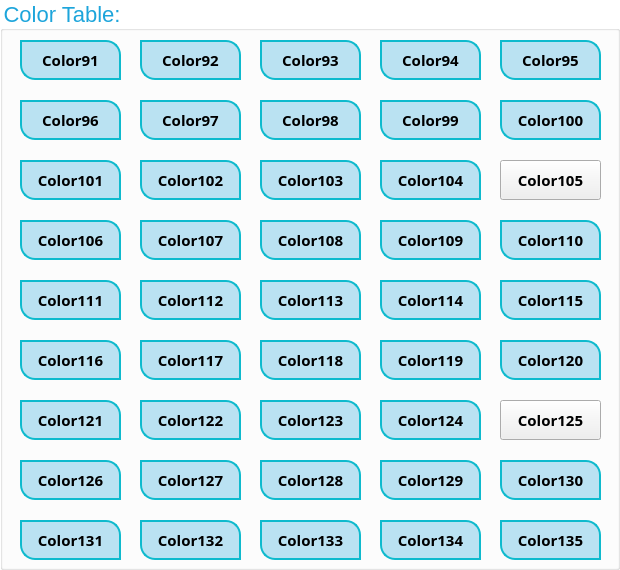
  <widget class="QGroupBox" name="groupBox_3">
   <property name="geometry">
    <rect>
     <x>700</x>
     <y>70</y>
     <width>620</width>
     <height>570</height>
    </rect>
   </property>
   <property name="styleSheet">
    <string notr="true">QGroupBox{
font-size:22px;
color:rgb(29, 165, 219);
background:transparent;
}</string>
   </property>
   <property name="title">
    <string>Color Table:</string>
   </property>
   <widget class="QPushButton" name="pushButtonColor121">
    <property name="geometry">
     <rect>
      <x>20</x>
      <y>400</y>
      <width>101</width>
      <height>40</height>
     </rect>
    </property>
    <property name="font">
     <font>
      <family>Agency FB</family>
      <pointsize>11</pointsize>
      <weight>75</weight>
      <bold>true</bold>
     </font>
    </property>
    <property name="styleSheet">
     <string notr="true">QPushButton{
border:2px solid #0fbacd;
border-top-right-radius: 15px;
border-bottom-left-radius: 15px;
color:rgb(219	,48	, 0);
ont-size:22px;
background:rgba(29, 165, 219, 0.3);
}</string>
    </property>
    <property name="text">
     <string>Color121</string>
    </property>
   </widget>
   <widget class="QPushButton" name="pushButtonColor132">
    <property name="geometry">
     <rect>
      <x>140</x>
      <y>520</y>
      <width>101</width>
      <height>40</height>
     </rect>
    </property>
    <property name="font">
     <font>
      <family>Agency FB</family>
      <pointsize>11</pointsize>
      <weight>75</weight>
      <bold>true</bold>
     </font>
    </property>
    <property name="styleSheet">
     <string notr="true">QPushButton{
border:2px solid #0fbacd;
border-top-right-radius: 15px;
border-bottom-left-radius: 15px;
color:rgb(3	,59	, 162 );
ont-size:22px;
background:rgba(29, 165, 219, 0.3);
}</string>
    </property>
    <property name="text">
     <string>Color132</string>
    </property>
   </widget>
   <widget class="QPushButton" name="pushButtonColor130">
    <property name="geometry">
     <rect>
      <x>500</x>
      <y>460</y>
      <width>101</width>
      <height>40</height>
     </rect>
    </property>
    <property name="font">
     <font>
      <family>Agency FB</family>
      <pointsize>11</pointsize>
      <weight>75</weight>
      <bold>true</bold>
     </font>
    </property>
    <property name="styleSheet">
     <string notr="true">QPushButton{
border:2px solid #0fbacd;
border-top-right-radius: 15px;
border-bottom-left-radius: 15px;
color:rgb(8	,25	, 144);
ont-size:22px;
background:rgba(29, 165, 219, 0.3);
}</string>
    </property>
    <property name="text">
     <string>Color130</string>
    </property>
   </widget>
   <widget class="QPushButton" name="pushButtonColor108">
    <property name="geometry">
     <rect>
      <x>260</x>
      <y>220</y>
      <width>101</width>
      <height>40</height>
     </rect>
    </property>
    <property name="font">
     <font>
      <family>Agency FB</family>
      <pointsize>11</pointsize>
      <weight>75</weight>
      <bold>true</bold>
     </font>
    </property>
    <property name="styleSheet">
     <string notr="true">QPushButton{
border:2px solid #0fbacd;
border-top-right-radius: 15px;
border-bottom-left-radius: 15px;
color:rgb(158	,255, 	0);
ont-size:22px;
background:rgba(29, 165, 219, 0.3);
}</string>
    </property>
    <property name="text">
     <string>Color108</string>
    </property>
   </widget>
   <widget class="QPushButton" name="pushButtonColor117">
    <property name="geometry">
     <rect>
      <x>140</x>
      <y>340</y>
      <width>101</width>
      <height>40</height>
     </rect>
    </property>
    <property name="font">
     <font>
      <family>Agency FB</family>
      <pointsize>11</pointsize>
      <weight>75</weight>
      <bold>true</bold>
     </font>
    </property>
    <property name="styleSheet">
     <string notr="true">QPushButton{
border:2px solid #0fbacd;
border-top-right-radius: 15px;
border-bottom-left-radius: 15px;
color:rgb(255	,140, 	0);
ont-size:22px;
background:rgba(29, 165, 219, 0.3);
}</string>
    </property>
    <property name="text">
     <string>Color117</string>
    </property>
   </widget>
   <widget class="QPushButton" name="pushButtonColor94">
    <property name="geometry">
     <rect>
      <x>380</x>
      <y>40</y>
      <width>101</width>
      <height>40</height>
     </rect>
    </property>
    <property name="font">
     <font>
      <family>Agency FB</family>
      <pointsize>11</pointsize>
      <weight>75</weight>
      <bold>true</bold>
     </font>
    </property>
    <property name="styleSheet">
     <string notr="true">QPushButton{
border:2px solid #0fbacd;
border-top-right-radius: 15px;
border-bottom-left-radius: 15px;
color:rgb(27	,255, 	255);
ont-size:22px;
background:rgba(29, 165, 219, 0.3);
}</string>
    </property>
    <property name="text">
     <string>Color94</string>
    </property>
   </widget>
   <widget class="QPushButton" name="pushButtonColor105">
    <property name="geometry">
     <rect>
      <x>500</x>
      <y>160</y>
      <width>101</width>
      <height>40</height>
     </rect>
    </property>
    <property name="font">
     <font>
      <family>Agency FB</family>
      <pointsize>11</pointsize>
      <weight>75</weight>
      <bold>true</bold>
     </font>
    </property>
    <property name="styleSheet">
     <string notr="true">QPushButton{
border:2px solid #0fbacd;
border-top-right-radius: 15px;
border-bottom-left-radius: 15px;
color:rgb(86	,255, 	0);
ont-size:22px;
background:rgba(29, 165, 219, 0.3);
}46	,255, 	19</string>
    </property>
    <property name="text">
     <string>Color105</string>
    </property>
   </widget>
   <widget class="QPushButton" name="pushButtonColor120">
    <property name="geometry">
     <rect>
      <x>500</x>
      <y>340</y>
      <width>101</width>
      <height>40</height>
     </rect>
    </property>
    <property name="font">
     <font>
      <family>Agency FB</family>
      <pointsize>11</pointsize>
      <weight>75</weight>
      <bold>true</bold>
     </font>
    </property>
    <property name="styleSheet">
     <string notr="true">QPushButton{
border:2px solid #0fbacd;
border-top-right-radius: 15px;
border-bottom-left-radius: 15px;
color:rgb(231	,71	, 0);
ont-size:22px;
background:rgba(29, 165, 219, 0.3);
}</string>
    </property>
    <property name="text">
     <string>Color120</string>
    </property>
   </widget>
   <widget class="QPushButton" name="pushButtonColor128">
    <property name="geometry">
     <rect>
      <x>260</x>
      <y>460</y>
      <width>101</width>
      <height>40</height>
     </rect>
    </property>
    <property name="font">
     <font>
      <family>Agency FB</family>
      <pointsize>11</pointsize>
      <weight>75</weight>
      <bold>true</bold>
     </font>
    </property>
    <property name="styleSheet">
     <string notr="true">QPushButton{
border:2px solid #0fbacd;
border-top-right-radius: 15px;
border-bottom-left-radius: 15px;
color:rgb(35	,25	, 108);
ont-size:22px;
background:rgba(29, 165, 219, 0.3);
}</string>
    </property>
    <property name="text">
     <string>Color128</string>
    </property>
   </widget>
   <widget class="QPushButton" name="pushButtonColor99">
    <property name="geometry">
     <rect>
      <x>380</x>
      <y>100</y>
      <width>101</width>
      <height>40</height>
     </rect>
    </property>
    <property name="font">
     <font>
      <family>Agency FB</family>
      <pointsize>11</pointsize>
      <weight>75</weight>
      <bold>true</bold>
     </font>
    </property>
    <property name="styleSheet">
     <string notr="true">QPushButton{
border:2px solid #0fbacd;
border-top-right-radius: 15px;
border-bottom-left-radius: 15px;
color:rgb(0	,255, 	115);
ont-size:22px;
background:rgba(29, 165, 219, 0.3);
}</string>
    </property>
    <property name="text">
     <string>Color99</string>
    </property>
   </widget>
   <widget class="QPushButton" name="pushButtonColor112">
    <property name="geometry">
     <rect>
      <x>140</x>
      <y>280</y>
      <width>101</width>
      <height>40</height>
     </rect>
    </property>
    <property name="font">
     <font>
      <family>Agency FB</family>
      <pointsize>11</pointsize>
      <weight>75</weight>
      <bold>true</bold>
     </font>
    </property>
    <property name="styleSheet">
     <string notr="true">QPushButton{
border:2px solid #0fbacd;
border-top-right-radius: 15px;
border-bottom-left-radius: 15px;
color:rgb(254	,255, 	0);
ont-size:22px;
background:rgba(29, 165, 219, 0.3);
}</string>
    </property>
    <property name="text">
     <string>Color112</string>
    </property>
   </widget>
   <widget class="QPushButton" name="pushButtonColor104">
    <property name="geometry">
     <rect>
      <x>380</x>
      <y>160</y>
      <width>101</width>
      <height>40</height>
     </rect>
    </property>
    <property name="font">
     <font>
      <family>Agency FB</family>
      <pointsize>11</pointsize>
      <weight>75</weight>
      <bold>true</bold>
     </font>
    </property>
    <property name="styleSheet">
     <string notr="true">QPushButton{
border:2px solid #0fbacd;
border-top-right-radius: 15px;
border-bottom-left-radius: 15px;
color:rgb(62	,255, 	0);
ont-size:22px;
background:rgba(29, 165, 219, 0.3);
}</string>
    </property>
    <property name="text">
     <string>Color104</string>
    </property>
   </widget>
   <widget class="QPushButton" name="pushButtonColor124">
    <property name="geometry">
     <rect>
      <x>380</x>
      <y>400</y>
      <width>101</width>
      <height>40</height>
     </rect>
    </property>
    <property name="font">
     <font>
      <family>Agency FB</family>
      <pointsize>11</pointsize>
      <weight>75</weight>
      <bold>true</bold>
     </font>
    </property>
    <property name="styleSheet">
     <string notr="true">QPushButton{
border:2px solid #0fbacd;
border-top-right-radius: 15px;
border-bottom-left-radius: 15px;
color:rgb(163	,25	, 36);
ont-size:22px;
background:rgba(29, 165, 219, 0.3);
}</string>
    </property>
    <property name="text">
     <string>Color124</string>
    </property>
   </widget>
   <widget class="QPushButton" name="pushButtonColor97">
    <property name="geometry">
     <rect>
      <x>140</x>
      <y>100</y>
      <width>101</width>
      <height>40</height>
     </rect>
    </property>
    <property name="font">
     <font>
      <family>Agency FB</family>
      <pointsize>11</pointsize>
      <weight>75</weight>
      <bold>true</bold>
     </font>
    </property>
    <property name="styleSheet">
     <string notr="true">QPushButton{
border:2px solid #0fbacd;
border-top-right-radius: 15px;
border-bottom-left-radius: 15px;
color:rgb(0	,255, 	171);
ont-size:22px;
background:rgba(29, 165, 219, 0.3);
}</string>
    </property>
    <property name="text">
     <string>Color97</string>
    </property>
   </widget>
   <widget class="QPushButton" name="pushButtonColor126">
    <property name="geometry">
     <rect>
      <x>20</x>
      <y>460</y>
      <width>101</width>
      <height>40</height>
     </rect>
    </property>
    <property name="font">
     <font>
      <family>Agency FB</family>
      <pointsize>11</pointsize>
      <weight>75</weight>
      <bold>true</bold>
     </font>
    </property>
    <property name="styleSheet">
     <string notr="true">QPushButton{
border:2px solid #0fbacd;
border-top-right-radius: 15px;
border-bottom-left-radius: 15px;
color:rgb(99	,25	, 72);
ont-size:22px;
background:rgba(29, 165, 219, 0.3);
}</string>
    </property>
    <property name="text">
     <string>Color126</string>
    </property>
   </widget>
   <widget class="QPushButton" name="pushButtonColor115">
    <property name="geometry">
     <rect>
      <x>500</x>
      <y>280</y>
      <width>101</width>
      <height>40</height>
     </rect>
    </property>
    <property name="font">
     <font>
      <family>Agency FB</family>
      <pointsize>11</pointsize>
      <weight>75</weight>
      <bold>true</bold>
     </font>
    </property>
    <property name="styleSheet">
     <string notr="true">QPushButton{
border:2px solid #0fbacd;
border-top-right-radius: 15px;
border-bottom-left-radius: 15px;
color:rgb(255	,186, 	0);
ont-size:22px;
background:rgba(29, 165, 219, 0.3);
}</string>
    </property>
    <property name="text">
     <string>Color115</string>
    </property>
   </widget>
   <widget class="QPushButton" name="pushButtonColor129">
    <property name="geometry">
     <rect>
      <x>380</x>
      <y>460</y>
      <width>101</width>
      <height>40</height>
     </rect>
    </property>
    <property name="font">
     <font>
      <family>Agency FB</family>
      <pointsize>11</pointsize>
      <weight>75</weight>
      <bold>true</bold>
     </font>
    </property>
    <property name="styleSheet">
     <string notr="true">QPushButton{
border:2px solid #0fbacd;
border-top-right-radius: 15px;
border-bottom-left-radius: 15px;
color:rgb(9	,25	, 126 );
ont-size:22px;
background:rgba(29, 165, 219, 0.3);
}</string>
    </property>
    <property name="text">
     <string>Color129</string>
    </property>
   </widget>
   <widget class="QPushButton" name="pushButtonColor131">
    <property name="geometry">
     <rect>
      <x>20</x>
      <y>520</y>
      <width>101</width>
      <height>40</height>
     </rect>
    </property>
    <property name="font">
     <font>
      <family>Agency FB</family>
      <pointsize>11</pointsize>
      <weight>75</weight>
      <bold>true</bold>
     </font>
    </property>
    <property name="styleSheet">
     <string notr="true">QPushButton{
border:2px solid #0fbacd;
border-top-right-radius: 15px;
border-bottom-left-radius: 15px;
color:rgb(6	,42	, 162);
ont-size:22px;
background:rgba(29, 165, 219, 0.3);
}</string>
    </property>
    <property name="text">
     <string>Color131</string>
    </property>
   </widget>
   <widget class="QPushButton" name="pushButtonColor127">
    <property name="geometry">
     <rect>
      <x>140</x>
      <y>460</y>
      <width>101</width>
      <height>40</height>
     </rect>
    </property>
    <property name="font">
     <font>
      <family>Agency FB</family>
      <pointsize>11</pointsize>
      <weight>75</weight>
      <bold>true</bold>
     </font>
    </property>
    <property name="styleSheet">
     <string notr="true">QPushButton{
border:2px solid #0fbacd;
border-top-right-radius: 15px;
border-bottom-left-radius: 15px;
color:rgb(67	,25	, 90);
ont-size:22px;
background:rgba(29, 165, 219, 0.3);
}</string>
    </property>
    <property name="text">
     <string>Color127</string>
    </property>
   </widget>
   <widget class="QPushButton" name="pushButtonColor135">
    <property name="geometry">
     <rect>
      <x>500</x>
      <y>520</y>
      <width>101</width>
      <height>40</height>
     </rect>
    </property>
    <property name="font">
     <font>
      <family>Agency FB</family>
      <pointsize>11</pointsize>
      <weight>75</weight>
      <bold>true</bold>
     </font>
    </property>
    <property name="styleSheet">
     <string notr="true">QPushButton{
border:2px solid #0fbacd;
border-top-right-radius: 15px;
border-bottom-left-radius: 15px;
color:rgb(3	,101, 	162 );
ont-size:22px;
background:rgba(29, 165, 219, 0.3);
}</string>
    </property>
    <property name="text">
     <string>Color135</string>
    </property>
   </widget>
   <widget class="QPushButton" name="pushButtonColor93">
    <property name="geometry">
     <rect>
      <x>260</x>
      <y>40</y>
      <width>101</width>
      <height>40</height>
     </rect>
    </property>
    <property name="font">
     <font>
      <family>Agency FB</family>
      <pointsize>11</pointsize>
      <weight>75</weight>
      <bold>true</bold>
     </font>
    </property>
    <property name="styleSheet">
     <string notr="true">QPushButton{
border:2px solid #0fbacd;
border-top-right-radius: 15px;
border-bottom-left-radius: 15px;
color:rgb(39	,255, 	255);
ont-size:22px;
background:rgba(29, 165, 219, 0.3);
}</string>
    </property>
    <property name="text">
     <string>Color93</string>
    </property>
   </widget>
   <widget class="QPushButton" name="pushButtonColor103">
    <property name="geometry">
     <rect>
      <x>260</x>
      <y>160</y>
      <width>101</width>
      <height>40</height>
     </rect>
    </property>
    <property name="font">
     <font>
      <family>Agency FB</family>
      <pointsize>11</pointsize>
      <weight>75</weight>
      <bold>true</bold>
     </font>
    </property>
    <property name="styleSheet">
     <string notr="true">QPushButton{
border:2px solid #0fbacd;
border-top-right-radius: 15px;
border-bottom-left-radius: 15px;
color:rgb(38	,255, 	3);
ont-size:22px;
background:rgba(29, 165, 219, 0.3);
}</string>
    </property>
    <property name="text">
     <string>Color103</string>
    </property>
   </widget>
   <widget class="QPushButton" name="pushButtonColor98">
    <property name="geometry">
     <rect>
      <x>260</x>
      <y>100</y>
      <width>101</width>
      <height>40</height>
     </rect>
    </property>
    <property name="font">
     <font>
      <family>Agency FB</family>
      <pointsize>11</pointsize>
      <weight>75</weight>
      <bold>true</bold>
     </font>
    </property>
    <property name="styleSheet">
     <string notr="true">QPushButton{
border:2px solid #0fbacd;
border-top-right-radius: 15px;
border-bottom-left-radius: 15px;
color:rgb(0	,255, 	143 );
ont-size:22px;
background:rgba(29, 165, 219, 0.3);
}</string>
    </property>
    <property name="text">
     <string>Color98</string>
    </property>
   </widget>
   <widget class="QPushButton" name="pushButtonColor111">
    <property name="geometry">
     <rect>
      <x>20</x>
      <y>280</y>
      <width>101</width>
      <height>40</height>
     </rect>
    </property>
    <property name="font">
     <font>
      <family>Agency FB</family>
      <pointsize>11</pointsize>
      <weight>75</weight>
      <bold>true</bold>
     </font>
    </property>
    <property name="styleSheet">
     <string notr="true">QPushButton{
border:2px solid #0fbacd;
border-top-right-radius: 15px;
border-bottom-left-radius: 15px;
color:rgb(230	,255, 	0);
ont-size:22px;
background:rgba(29, 165, 219, 0.3);
}</string>
    </property>
    <property name="text">
     <string>Color111</string>
    </property>
   </widget>
   <widget class="QPushButton" name="pushButtonColor102">
    <property name="geometry">
     <rect>
      <x>140</x>
      <y>160</y>
      <width>101</width>
      <height>40</height>
     </rect>
    </property>
    <property name="font">
     <font>
      <family>Agency FB</family>
      <pointsize>11</pointsize>
      <weight>75</weight>
      <bold>true</bold>
     </font>
    </property>
    <property name="styleSheet">
     <string notr="true">QPushButton{
border:2px solid #0fbacd;
border-top-right-radius: 15px;
border-bottom-left-radius: 15px;
color:rgb(4	,255, 	31);
ont-size:22px;
background:rgba(29, 165, 219, 0.3);
}</string>
    </property>
    <property name="text">
     <string>Color102</string>
    </property>
   </widget>
   <widget class="QPushButton" name="pushButtonColor114">
    <property name="geometry">
     <rect>
      <x>380</x>
      <y>280</y>
      <width>101</width>
      <height>40</height>
     </rect>
    </property>
    <property name="font">
     <font>
      <family>Agency FB</family>
      <pointsize>11</pointsize>
      <weight>75</weight>
      <bold>true</bold>
     </font>
    </property>
    <property name="styleSheet">
     <string notr="true">QPushButton{
border:2px solid #0fbacd;
border-top-right-radius: 15px;
border-bottom-left-radius: 15px;
color:rgb(255	,209, 	0);
ont-size:22px;
background:rgba(29, 165, 219, 0.3);
}</string>
    </property>
    <property name="text">
     <string>Color114</string>
    </property>
   </widget>
   <widget class="QPushButton" name="pushButtonColor110">
    <property name="geometry">
     <rect>
      <x>500</x>
      <y>220</y>
      <width>101</width>
      <height>40</height>
     </rect>
    </property>
    <property name="font">
     <font>
      <family>Agency FB</family>
      <pointsize>11</pointsize>
      <weight>75</weight>
      <bold>true</bold>
     </font>
    </property>
    <property name="styleSheet">
     <string notr="true">QPushButton{
border:2px solid #0fbacd;
border-top-right-radius: 15px;
border-bottom-left-radius: 15px;
color:rgb(206	,255, 	0 );
ont-size:22px;
background:rgba(29, 165, 219, 0.3);
}</string>
    </property>
    <property name="text">
     <string>Color110</string>
    </property>
   </widget>
   <widget class="QPushButton" name="pushButtonColor118">
    <property name="geometry">
     <rect>
      <x>260</x>
      <y>340</y>
      <width>101</width>
      <height>40</height>
     </rect>
    </property>
    <property name="font">
     <font>
      <family>Agency FB</family>
      <pointsize>11</pointsize>
      <weight>75</weight>
      <bold>true</bold>
     </font>
    </property>
    <property name="styleSheet">
     <string notr="true">QPushButton{
border:2px solid #0fbacd;
border-top-right-radius: 15px;
border-bottom-left-radius: 15px;
color:rgb(255	,117, 	0 );
ont-size:22px;
background:rgba(29, 165, 219, 0.3);
}</string>
    </property>
    <property name="text">
     <string>Color118</string>
    </property>
   </widget>
   <widget class="QPushButton" name="pushButtonColor116">
    <property name="geometry">
     <rect>
      <x>20</x>
      <y>340</y>
      <width>101</width>
      <height>40</height>
     </rect>
    </property>
    <property name="font">
     <font>
      <family>Agency FB</family>
      <pointsize>11</pointsize>
      <weight>75</weight>
      <bold>true</bold>
     </font>
    </property>
    <property name="styleSheet">
     <string notr="true">QPushButton{
border:2px solid #0fbacd;
border-top-right-radius: 15px;
border-bottom-left-radius: 15px;
color:rgb(255	,163, 	0);
ont-size:22px;
background:rgba(29, 165, 219, 0.3);
}</string>
    </property>
    <property name="text">
     <string>Color116</string>
    </property>
   </widget>
   <widget class="QPushButton" name="pushButtonColor100">
    <property name="geometry">
     <rect>
      <x>500</x>
      <y>100</y>
      <width>101</width>
      <height>40</height>
     </rect>
    </property>
    <property name="font">
     <font>
      <family>Agency FB</family>
      <pointsize>11</pointsize>
      <weight>75</weight>
      <bold>true</bold>
     </font>
    </property>
    <property name="styleSheet">
     <string notr="true">QPushButton{
border:2px solid #0fbacd;
border-top-right-radius: 15px;
border-bottom-left-radius: 15px;
color:rgb(0	,255, 	87 );
ont-size:22px;
background:rgba(29, 165, 219, 0.3);
}</string>
    </property>
    <property name="text">
     <string>Color100</string>
    </property>
   </widget>
   <widget class="QPushButton" name="pushButtonColor134">
    <property name="geometry">
     <rect>
      <x>380</x>
      <y>520</y>
      <width>101</width>
      <height>40</height>
     </rect>
    </property>
    <property name="font">
     <font>
      <family>Agency FB</family>
      <pointsize>11</pointsize>
      <weight>75</weight>
      <bold>true</bold>
     </font>
    </property>
    <property name="styleSheet">
     <string notr="true">QPushButton{
border:2px solid #0fbacd;
border-top-right-radius: 15px;
border-bottom-left-radius: 15px;
color:rgb(3	,93	, 162);
ont-size:22px;
background:rgba(29, 165, 219, 0.3);
}</string>
    </property>
    <property name="text">
     <string>Color134</string>
    </property>
   </widget>
   <widget class="QPushButton" name="pushButtonColor125">
    <property name="geometry">
     <rect>
      <x>500</x>
      <y>400</y>
      <width>101</width>
      <height>40</height>
     </rect>
    </property>
    <property name="font">
     <font>
      <family>Agency FB</family>
      <pointsize>11</pointsize>
      <weight>75</weight>
      <bold>true</bold>
     </font>
    </property>
    <property name="styleSheet">
     <string notr="true">QPushButton{
border:2px solid #0fbacd;
border-top-right-radius: 15px;
border-bottom-left-radius: 15px;
color:rgb(131	,25	, 54 );
ont-size:22px;
background:rgba(29, 165, 219, 0.3);
}163	,142, 	18</string>
    </property>
    <property name="text">
     <string>Color125</string>
    </property>
   </widget>
   <widget class="QPushButton" name="pushButtonColor91">
    <property name="geometry">
     <rect>
      <x>20</x>
      <y>40</y>
      <width>101</width>
      <height>40</height>
     </rect>
    </property>
    <property name="font">
     <font>
      <family>Agency FB</family>
      <pointsize>11</pointsize>
      <weight>75</weight>
      <bold>true</bold>
     </font>
    </property>
    <property name="styleSheet">
     <string notr="true">QPushButton{
border:2px solid #0fbacd;
border-top-right-radius: 15px;
border-bottom-left-radius: 15px;
color:rgb(63	,255, 	255);
ont-size:22px;
background:rgba(29, 165, 219, 0.3);
}</string>
    </property>
    <property name="text">
     <string>Color91</string>
    </property>
   </widget>
   <widget class="QPushButton" name="pushButtonColor109">
    <property name="geometry">
     <rect>
      <x>380</x>
      <y>220</y>
      <width>101</width>
      <height>40</height>
     </rect>
    </property>
    <property name="font">
     <font>
      <family>Agency FB</family>
      <pointsize>11</pointsize>
      <weight>75</weight>
      <bold>true</bold>
     </font>
    </property>
    <property name="styleSheet">
     <string notr="true">QPushButton{
border:2px solid #0fbacd;
border-top-right-radius: 15px;
border-bottom-left-radius: 15px;
color:rgb(182	,255, 	0);
ont-size:22px;
background:rgba(29, 165, 219, 0.3);
}</string>
    </property>
    <property name="text">
     <string>Color109</string>
    </property>
   </widget>
   <widget class="QPushButton" name="pushButtonColor96">
    <property name="geometry">
     <rect>
      <x>20</x>
      <y>100</y>
      <width>101</width>
      <height>40</height>
     </rect>
    </property>
    <property name="font">
     <font>
      <family>Agency FB</family>
      <pointsize>11</pointsize>
      <weight>75</weight>
      <bold>true</bold>
     </font>
    </property>
    <property name="styleSheet">
     <string notr="true">QPushButton{
border:2px solid #0fbacd;
border-top-right-radius: 15px;
border-bottom-left-radius: 15px;
color:rgb(3	,255, 	199);
ont-size:22px;
background:rgba(29, 165, 219, 0.3);
}</string>
    </property>
    <property name="text">
     <string>Color96</string>
    </property>
   </widget>
   <widget class="QPushButton" name="pushButtonColor113">
    <property name="geometry">
     <rect>
      <x>260</x>
      <y>280</y>
      <width>101</width>
      <height>40</height>
     </rect>
    </property>
    <property name="font">
     <font>
      <family>Agency FB</family>
      <pointsize>11</pointsize>
      <weight>75</weight>
      <bold>true</bold>
     </font>
    </property>
    <property name="styleSheet">
     <string notr="true">QPushButton{
border:2px solid #0fbacd;
border-top-right-radius: 15px;
border-bottom-left-radius: 15px;
color:rgb(255	,232, 	0);
ont-size:22px;
background:rgba(29, 165, 219, 0.3);
}</string>
    </property>
    <property name="text">
     <string>Color113</string>
    </property>
   </widget>
   <widget class="QPushButton" name="pushButtonColor106">
    <property name="geometry">
     <rect>
      <x>20</x>
      <y>220</y>
      <width>101</width>
      <height>40</height>
     </rect>
    </property>
    <property name="font">
     <font>
      <family>Agency FB</family>
      <pointsize>11</pointsize>
      <weight>75</weight>
      <bold>true</bold>
     </font>
    </property>
    <property name="styleSheet">
     <string notr="true">QPushButton{
border:2px solid #0fbacd;
border-top-right-radius: 15px;
border-bottom-left-radius: 15px;
color:rgb(110	,255, 	0);
ont-size:22px;
background:rgba(29, 165, 219, 0.3);
}</string>
    </property>
    <property name="text">
     <string>Color106</string>
    </property>
   </widget>
   <widget class="QPushButton" name="pushButtonColor107">
    <property name="geometry">
     <rect>
      <x>140</x>
      <y>220</y>
      <width>101</width>
      <height>40</height>
     </rect>
    </property>
    <property name="font">
     <font>
      <family>Agency FB</family>
      <pointsize>11</pointsize>
      <weight>75</weight>
      <bold>true</bold>
     </font>
    </property>
    <property name="styleSheet">
     <string notr="true">QPushButton{
border:2px solid #0fbacd;
border-top-right-radius: 15px;
border-bottom-left-radius: 15px;
color:rgb(134	,255, 	0);
ont-size:22px;
background:rgba(29, 165, 219, 0.3);
}</string>
    </property>
    <property name="text">
     <string>Color107</string>
    </property>
   </widget>
   <widget class="QPushButton" name="pushButtonColor95">
    <property name="geometry">
     <rect>
      <x>500</x>
      <y>40</y>
      <width>101</width>
      <height>40</height>
     </rect>
    </property>
    <property name="font">
     <font>
      <family>Agency FB</family>
      <pointsize>11</pointsize>
      <weight>75</weight>
      <bold>true</bold>
     </font>
    </property>
    <property name="styleSheet">
     <string notr="true">QPushButton{
border:2px solid #0fbacd;
border-top-right-radius: 15px;
border-bottom-left-radius: 15px;
color:rgb(15	,255, 	227);
ont-size:22px;
background:rgba(29, 165, 219, 0.3);
}</string>
    </property>
    <property name="text">
     <string>Color95</string>
    </property>
   </widget>
   <widget class="QPushButton" name="pushButtonColor101">
    <property name="geometry">
     <rect>
      <x>20</x>
      <y>160</y>
      <width>101</width>
      <height>40</height>
     </rect>
    </property>
    <property name="font">
     <font>
      <family>Agency FB</family>
      <pointsize>11</pointsize>
      <weight>75</weight>
      <bold>true</bold>
     </font>
    </property>
    <property name="styleSheet">
     <string notr="true">QPushButton{
border:2px solid #0fbacd;
border-top-right-radius: 15px;
border-bottom-left-radius: 15px;
color:rgb(0	,255, 	59);
ont-size:22px;
background:rgba(29, 165, 219, 0.3);
}</string>
    </property>
    <property name="text">
     <string>Color101</string>
    </property>
   </widget>
   <widget class="QPushButton" name="pushButtonColor119">
    <property name="geometry">
     <rect>
      <x>380</x>
      <y>340</y>
      <width>101</width>
      <height>40</height>
     </rect>
    </property>
    <property name="font">
     <font>
      <family>Agency FB</family>
      <pointsize>11</pointsize>
      <weight>75</weight>
      <bold>true</bold>
     </font>
    </property>
    <property name="styleSheet">
     <string notr="true">QPushButton{
border:2px solid #0fbacd;
border-top-right-radius: 15px;
border-bottom-left-radius: 15px;
color:rgb(243	,94	, 0 );
ont-size:22px;
background:rgba(29, 165, 219, 0.3);
}</string>
    </property>
    <property name="text">
     <string>Color119</string>
    </property>
   </widget>
   <widget class="QPushButton" name="pushButtonColor123">
    <property name="geometry">
     <rect>
      <x>260</x>
      <y>400</y>
      <width>101</width>
      <height>40</height>
     </rect>
    </property>
    <property name="font">
     <font>
      <family>Agency FB</family>
      <pointsize>11</pointsize>
      <weight>75</weight>
      <bold>true</bold>
     </font>
    </property>
    <property name="styleSheet">
     <string notr="true">QPushButton{
border:2px solid #0fbacd;
border-top-right-radius: 15px;
border-bottom-left-radius: 15px;
color:rgb(195	,25	, 18 );
ont-size:22px;
background:rgba(29, 165, 219, 0.3);
}</string>
    </property>
    <property name="text">
     <string>Color123</string>
    </property>
   </widget>
   <widget class="QPushButton" name="pushButtonColor133">
    <property name="geometry">
     <rect>
      <x>260</x>
      <y>520</y>
      <width>101</width>
      <height>40</height>
     </rect>
    </property>
    <property name="font">
     <font>
      <family>Agency FB</family>
      <pointsize>11</pointsize>
      <weight>75</weight>
      <bold>true</bold>
     </font>
    </property>
    <property name="styleSheet">
     <string notr="true">QPushButton{
border:2px solid #0fbacd;
border-top-right-radius: 15px;
border-bottom-left-radius: 15px;
color:rgb(3	,76	, 162);
ont-size:22px;
background:rgba(29, 165, 219, 0.3);
}</string>
    </property>
    <property name="text">
     <string>Color133</string>
    </property>
   </widget>
   <widget class="QPushButton" name="pushButtonColor122">
    <property name="geometry">
     <rect>
      <x>140</x>
      <y>400</y>
      <width>101</width>
      <height>40</height>
     </rect>
    </property>
    <property name="font">
     <font>
      <family>Agency FB</family>
      <pointsize>11</pointsize>
      <weight>75</weight>
      <bold>true</bold>
     </font>
    </property>
    <property name="styleSheet">
     <string notr="true">QPushButton{
border:2px solid #0fbacd;
border-top-right-radius: 15px;
border-bottom-left-radius: 15px;
color:rgb(207	,25	, 0 );
ont-size:22px;
background:rgba(29, 165, 219, 0.3);
}</string>
    </property>
    <property name="text">
     <string>Color122</string>
    </property>
   </widget>
   <widget class="QPushButton" name="pushButtonColor92">
    <property name="geometry">
     <rect>
      <x>140</x>
      <y>40</y>
      <width>101</width>
      <height>40</height>
     </rect>
    </property>
    <property name="font">
     <font>
      <family>Agency FB</family>
      <pointsize>11</pointsize>
      <weight>75</weight>
      <bold>true</bold>
     </font>
    </property>
    <property name="styleSheet">
     <string notr="true">QPushButton{
border:2px solid #0fbacd;
border-top-right-radius: 15px;
border-bottom-left-radius: 15px;
color:rgb(51	,255, 	255);
ont-size:22px;
background:rgba(29, 165, 219, 0.3);
}</string>
    </property>
    <property name="text">
     <string>Color92</string>
    </property>
   </widget>
  </widget>
